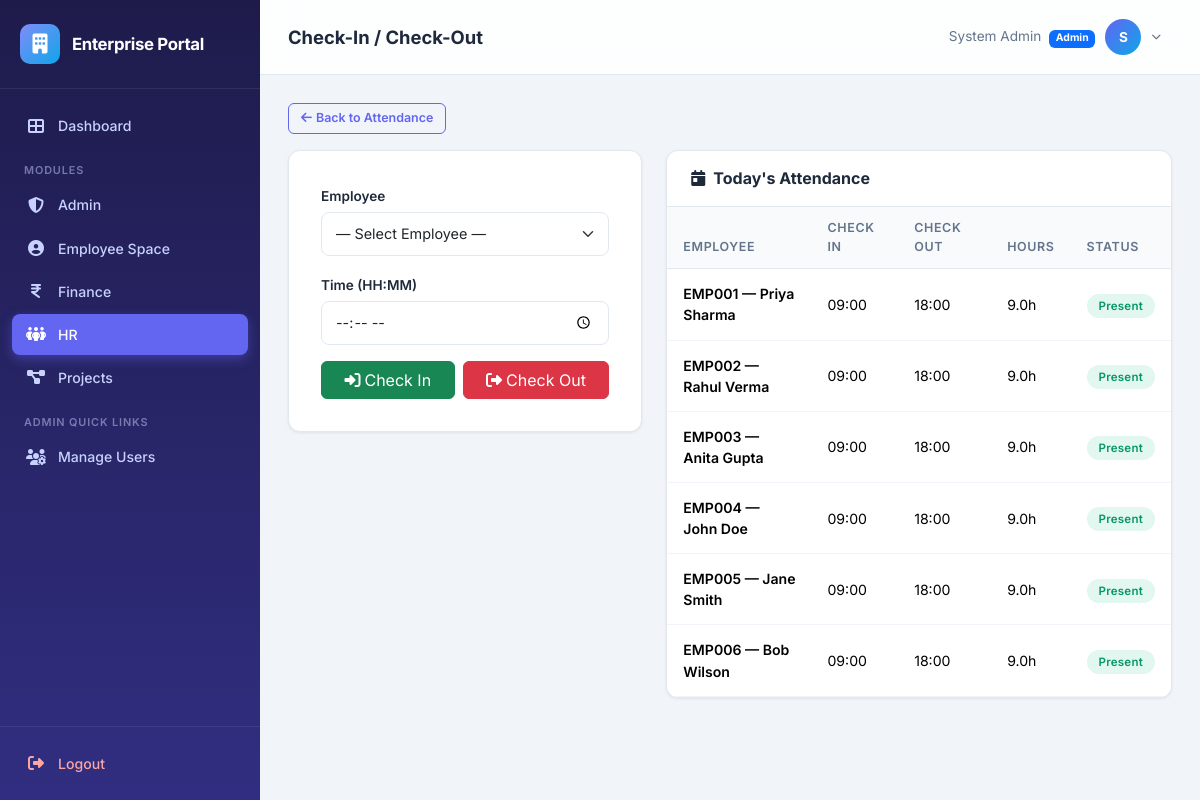
/hr/attendance/check-in (signed in), run on the app's committed database.
### app/models.py (models this page shows, shortened)
class Module(db.Model):
    __tablename__ = 'modules'
    id = db.Column(db.Integer, primary_key=True)
    name = db.Column(db.String(50), unique=True, nullable=False)
    slug = db.Column(db.String(50), unique=True, nullable=False)
    description = db.Column(db.String(200), default='')
    icon = db.Column(db.String(50), default='fas fa-cube')

class User(UserMixin, db.Model):
    __tablename__ = 'users'
    id = db.Column(db.Integer, primary_key=True)
    username = db.Column(db.String(80), unique=True, nullable=False, index=True)
    email = db.Column(db.String(120), unique=True, nullable=False)
    password_hash = db.Column(db.String(256), nullable=False)
    full_name = db.Column(db.String(150), nullable=False)
    phone = db.Column(db.String(20), default='')
    is_admin = db.Column(db.Boolean, default=False)
    is_active_user = db.Column(db.Boolean, default=True)
    must_change_password = db.Column(db.Boolean, default=False)
    created_at = db.Column(db.DateTime, default=datetime.utcnow)
    modules = db.relationship('Module', secondary='user_modules', backref=db.backref('users', lazy='dynamic'))
    employee = db.relationship('Employee', backref='user', uselist=False, lazy='joined')
    tasks_assigned = db.relationship('Task', backref='assignee', foreign_keys='Task.assigned_to')
    expenses = db.relationship('Expense', backref='submitter', foreign_keys='Expense.submitted_by')
    projects_created = db.relationship('Project', backref='creator', foreign_keys='Project.created_by')
    @property
    def is_active(self):
        return self.is_active_user

class Employee(db.Model):
    __tablename__ = 'employees'
    id = db.Column(db.Integer, primary_key=True)
    user_id = db.Column(db.Integer, db.ForeignKey('users.id', ondelete='CASCADE'), unique=True, nullable=False)
    emp_code = db.Column(db.String(20), unique=True, nullable=False)
    department_id = db.Column(db.Integer, db.ForeignKey('departments.id'), nullable=True)
    designation_id = db.Column(db.Integer, db.ForeignKey('designations.id'), nullable=True)
    date_of_joining = db.Column(db.Date, default=date.today)
    salary = db.Column(db.Float, default=0.0)
    bank_account = db.Column(db.String(30), default='')
    pan_number = db.Column(db.String(15), default='')
    is_active = db.Column(db.Boolean, default=True)
    leaves = db.relationship('Leave', backref='employee', lazy='dynamic')
    attendance_records = db.relationship('Attendance', backref='employee', lazy='dynamic')
    salary_records = db.relationship('SalaryRecord', backref='employee', lazy='dynamic')
    leave_balances = db.relationship('LeaveBalance', backref='employee', lazy='dynamic')
    documents = db.relationship('EmployeeDocument', backref='employee', lazy='dynamic')
    payroll_inputs = db.relationship('PayrollInput', backref='employee', lazy='dynamic')

class Attendance(db.Model):
    __tablename__ = 'attendance'
    id = db.Column(db.Integer, primary_key=True)
    employee_id = db.Column(db.Integer, db.ForeignKey('employees.id', ondelete='CASCADE'), nullable=False)
    date = db.Column(db.Date, nullable=False)
    check_in = db.Column(db.String(10), default='')     # stored as HH:MM string for SQLite compat
    check_out = db.Column(db.String(10), default='')
    working_hours = db.Column(db.Float, default=0.0)     # Calculated hours
    status = db.Column(db.String(20), default='Present')  # Present, Absent, Half-Day, Late
    notes = db.Column(db.String(250), default='')
    __table_args__ = (db.UniqueConstraint('employee_id', 'date', name='uq_emp_date'),)

### app/hr/routes.py (the view, shortened to what this page needs)
@bp.route('/attendance/check-in', methods=['GET', 'POST'])
@module_required('hr')
def attendance_checkin():
    form = CheckInOutForm()
    employees = Employee.query.order_by(Employee.emp_code).all()
    form.employee_id.choices = [(0, '— Select Employee —')] + [
        (e.id, f'{e.emp_code} — {e.user.full_name}') for e in employees
    ]
    today_records = {a.employee_id: a for a in Attendance.query.filter_by(date=date.today()).all()}
    return render_template('hr/attendance_checkin.html', form=form,
                           today_records=today_records, employees=employees)

### app/hr/forms.py
class CheckInOutForm(FlaskForm):
    employee_id = SelectField('Employee', coerce=int, validators=[DataRequired()])
    time = StringField('Time (HH:MM)', validators=[DataRequired(), Length(5, 5)])
    submit = SubmitField('Submit')

### app/templates/hr/attendance_checkin.html (shortened to what this page needs)
{% extends "base.html" %}
{% block page_title %}Check-In / Check-Out{% endblock %}
{% block content %}
<div class="mb-3">
    <a href="{{ url_for('hr.attendance') }}" class="btn btn-outline-primary btn-sm">
        <i class="fas fa-arrow-left me-1"></i>Back to Attendance
    </a>
</div>
<div class="row g-4">
    <div class="col-lg-5">
        <div class="form-card" style="max-width:100%;">
            <form method="POST" novalidate>
                <div class="mb-3">
                    {{ form.employee_id.label(class="form-label") }}
                    {{ form.employee_id(class="form-select") }}
                </div>
                <div class="mb-3">
                    {{ form.time.label(class="form-label") }}
                    {{ form.time(class="form-control", type="time") }}
                </div>
                <div class="d-flex gap-2">
                    <button type="submit" name="action" value="checkin" class="btn btn-success flex-fill">
                        <i class="fas fa-right-to-bracket me-1"></i>Check In
                    </button>
                    <button type="submit" name="action" value="checkout" class="btn btn-danger flex-fill">
                        <i class="fas fa-right-from-bracket me-1"></i>Check Out
                    </button>
                </div>
            </form>
        </div>
    </div>
    <div class="col-lg-7">
        <div class="data-card">
            <div class="card-header">
                <h5><i class="fas fa-calendar-day me-2"></i>Today's Attendance</h5>
            </div>
            <div class="table-responsive">
                <table class="table" style="font-size:0.85rem;">
                    <thead><tr><th>Employee</th><th>Check In</th><th>Check Out</th><th>Hours</th><th>Status</th></tr></thead>
                    <tbody>
                        {% for emp in employees %}
                        {% set rec = today_records.get(emp.id) %}
                        <tr>
                            <td class="fw-semibold">{{ emp.emp_code }} — {{ emp.user.full_name }}</td>
                            <td>{{ rec.check_in if rec and rec.check_in else '—' }}</td>
                            <td>{{ rec.check_out if rec and rec.check_out else '—' }}</td>
                            <td>{% if rec and rec.working_hours %}{{ '%.1f' % rec.working_hours }}h{% else %}—{% endif %}</td>
                            <td>
                                {% if rec %}
                                <span class="badge-status badge-{{ rec.status | lower }}">{{ rec.status }}</span>
                                {% else %}
                                <span class="badge-status" style="background:#f1f5f9; color:#94a3b8;">Not Recorded</span>
                                {% endif %}
                            </td>
                        </tr>
                        {% endfor %}
                    </tbody>
                </table>
            </div>
        </div>
    </div>
</div>
{% endblock %}

### app/templates/base.html (shortened to what this page needs)
<!DOCTYPE html>
<html lang="en">
<head>
    <link href="https://cdn.jsdelivr.net/npm/bootstrap@5.3.3/dist/css/bootstrap.min.css" rel="stylesheet">
    <link href="https://cdnjs.cloudflare.com/ajax/libs/font-awesome/6.5.1/css/all.min.css" rel="stylesheet">
    <link rel="stylesheet" href="{{ url_for('static', filename='css/style.css') }}">
</head>
<body>
    <aside id="sidebar" class="sidebar">
        <div class="sidebar-brand">
            <div class="brand-icon">
                <i class="fas fa-building"></i>
            </div>
            <h5>Enterprise Portal</h5>
        </div>
        <nav class="sidebar-nav">
            <a href="{{ url_for('main_dashboard') }}" class="nav-link">
                <i class="fas fa-th-large"></i>
                <span>Dashboard</span>
            </a>
            <div class="nav-label">Modules</div>
            {% for mod in user_modules %}
                {% if mod.slug == 'admin' %}
                <a href="{{ url_for('admin.dashboard') }}" class="nav-link" id="nav-admin">
                    <i class="fas fa-shield-halved"></i>
                    <span>Admin</span>
                </a>
                {% elif mod.slug == 'hr' %}
                <a href="{{ url_for('hr.dashboard') }}" class="nav-link" id="nav-hr">
                    <i class="fas fa-people-group"></i>
                    <span>HR</span>
                </a>
                {% elif mod.slug == 'pm' %}
                <a href="{{ url_for('pm.dashboard') }}" class="nav-link" id="nav-pm">
                    <i class="fas fa-diagram-project"></i>
                    <span>Projects</span>
                </a>
                {% elif mod.slug == 'finance' %}
                <a href="{{ url_for('finance.dashboard') }}" class="nav-link" id="nav-finance">
                    <i class="fas fa-indian-rupee-sign"></i>
                    <span>Finance</span>
                </a>
                {% elif mod.slug == 'employee' %}
                <a href="{{ url_for('employee.dashboard') }}" class="nav-link" id="nav-employee">
                    <i class="fas fa-user-circle"></i>
                    <span>Employee Space</span>
                </a>
                {% endif %}
            {% endfor %}
            {% if current_user.is_admin %}
            <div class="nav-label">Admin Quick Links</div>
            <a href="{{ url_for('admin.users') }}" class="nav-link">
                <i class="fas fa-users-cog"></i>
                <span>Manage Users</span>
            </a>
            {% endif %}
        </nav>
        <div class="sidebar-footer">
            <a href="{{ url_for('auth.logout') }}" class="nav-link">
                <i class="fas fa-right-from-bracket"></i>
                <span>Logout</span>
            </a>
        </div>
    </aside>
    <div class="main-content">
        <header class="top-navbar">
            <div class="d-flex align-items-center gap-3">
                <h1 class="page-title">{% block page_title %}Dashboard{% endblock %}</h1>
            </div>
            <div class="user-dropdown">
                <button class="user-dropdown-toggle" id="userDropdownBtn" type="button">
                    <span class="d-none d-md-inline" style="font-size:0.85rem; color: var(--text-secondary);">
                        {{ current_user.full_name }}
                        {% if current_user.is_admin %}
                            <span class="badge bg-primary ms-1" style="font-size:0.65rem;">Admin</span>
                        {% endif %}
                    </span>
                    <div class="user-avatar">
                        {{ current_user.full_name[0] | upper }}
                    </div>
                    <i class="fas fa-chevron-down" style="font-size:0.6rem; color:var(--text-secondary);"></i>
                </button>
            </div>
        </header>
        <div class="page-body">
            {% block content %}{% endblock %}
        </div>
    </div>
</body>
</html>

### data on the page
User: full_name "System Admin", full_name "S"
Employee: emp_code "EMP001", user.full_name "Priya Sharma"
Attendance: check_in "09:00", check_out "18:00", working_hours "9.0", status "Present"
Employee: emp_code "EMP002", user.full_name "Rahul Verma"
Attendance: check_in "09:00", check_out "18:00", working_hours "9.0", status "Present"
Employee: emp_code "EMP003", user.full_name "Anita Gupta"
Attendance: check_in "09:00", check_out "18:00", working_hours "9.0", status "Present"
Employee: emp_code "EMP004", user.full_name "John Doe"
Attendance: check_in "09:00", check_out "18:00", working_hours "9.0", status "Present"
Employee: emp_code "EMP005", user.full_name "Jane Smith"
Attendance: check_in "09:00", check_out "18:00", working_hours "9.0", status "Present"
Employee: emp_code "EMP006", user.full_name "Bob Wilson"
Attendance: check_in "09:00", check_out "18:00", working_hours "9.0", status "Present"
